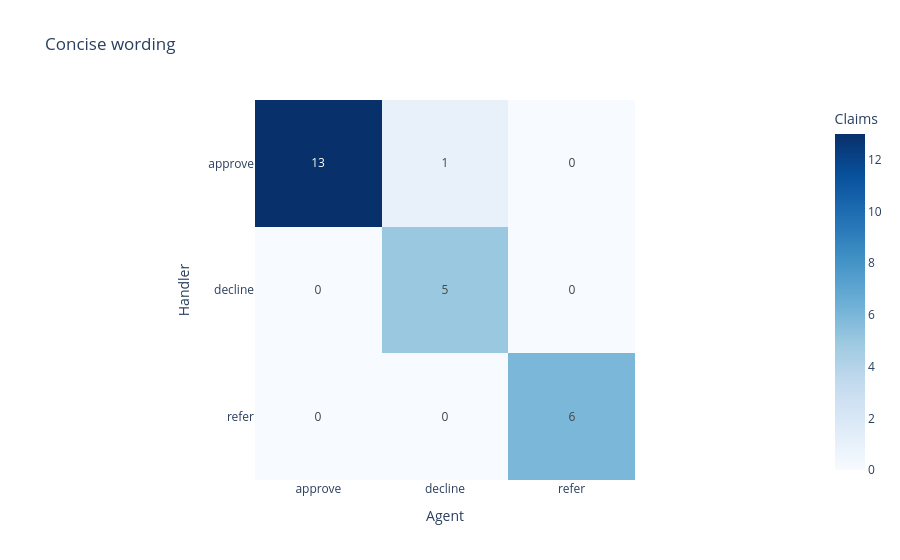

Source (notebook cell):
### Code cell
concise_table = pd.concat(concise_tables, ignore_index=True)
show_confusion_matrix(concise_table, "Concise wording")

### Figure 1 — Plotly figure (JSON) as saved in the notebook; plotly's stock layout.template omitted (floating-point values rounded to 4 significant figures)
{"data": [{"coloraxis": "coloraxis", "hovertemplate": "Agent: %{x}<br>Handler: %{y}<br>Claims: %{z}<extra></extra>", "name": "0", "texttemplate": "%{z}", "type": "heatmap", "x": ["approve", "decline", "refer"], "xaxis": "x", "y": ["approve", "decline", "refer"], "yaxis": "y", "z": [[13, 1, 0], [0, 5, 0], [0, 0, 6]]}], "layout": {"coloraxis": {"autocolorscale": false, "colorbar": {"title": {"text": "Claims"}}, "colorscale": [[0.0, "rgb(247,251,255)"], [0.125, "rgb(222,235,247)"], [0.25, "rgb(198,219,239)"], [0.375, "rgb(158,202,225)"], [0.5, "rgb(107,174,214)"], [0.625, "rgb(66,146,198)"], [0.75, "rgb(33,113,181)"], [0.875, "rgb(8,81,156)"], [1.0, "rgb(8,48,107)"]]}, "title": {"text": "Concise wording"}, "xaxis": {"anchor": "y", "constrain": "domain", "domain": [0.0, 1.0], "scaleanchor": "y", "title": {"text": "Agent"}}, "yaxis": {"anchor": "x", "autorange": "reversed", "constrain": "domain", "domain": [0.0, 1.0], "title": {"text": "Handler"}}}}
